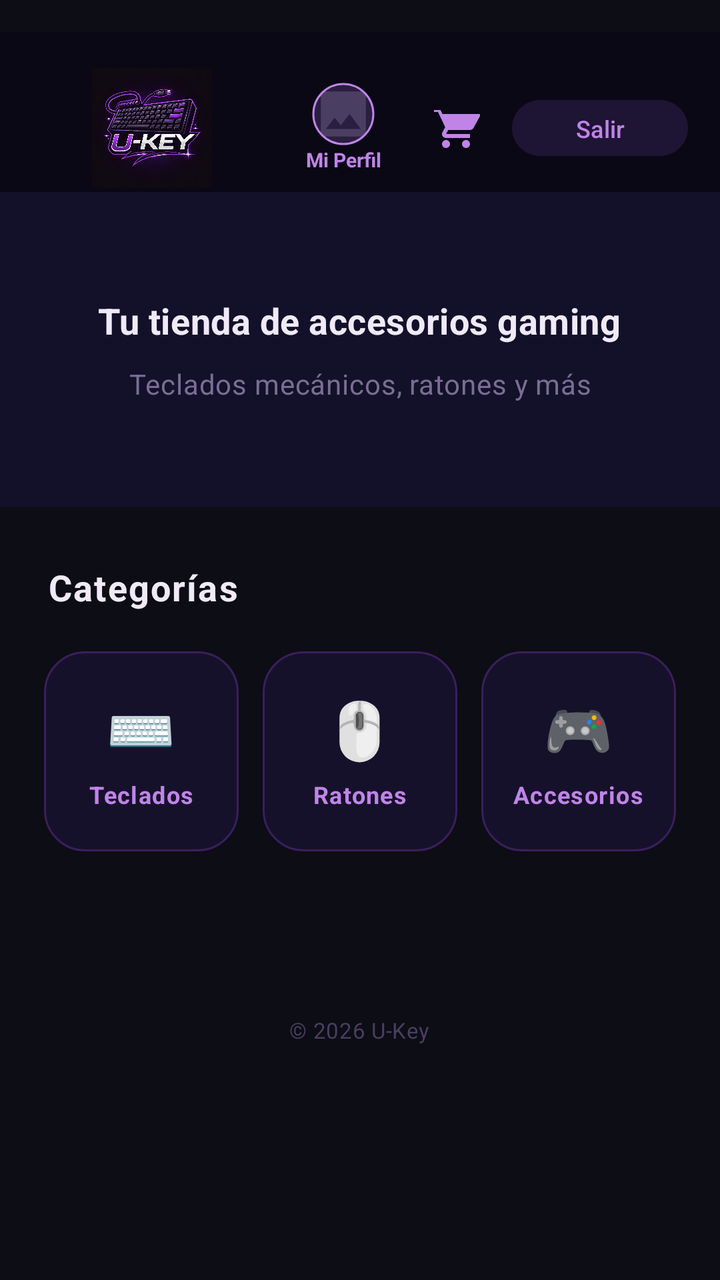
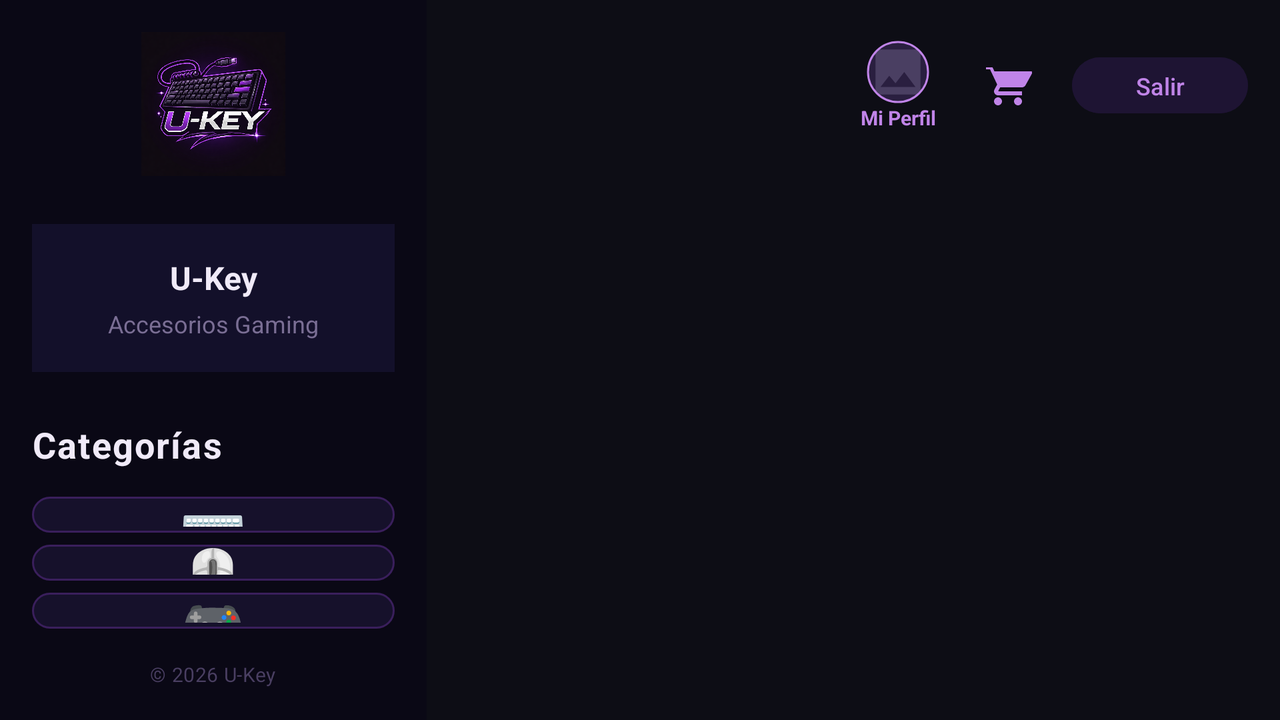

The same Android screen from two of the app's own layout files: first res/layout/ as a phone draws it, then the repository's variant for another configuration, drawn on a device whose configuration selects that folder. Both files follow.
<!-- AndroidManifest.xml: activity theme Theme.LoginLayout -->
<!-- res/layout/activity_home.xml -->
<?xml version="1.0" encoding="utf-8"?>
<ScrollView
    xmlns:android="http://schemas.android.com/apk/res/android"
    xmlns:app="http://schemas.android.com/apk/res-auto"
    android:layout_width="match_parent"
    android:layout_height="match_parent"
    android:background="#0D0D15">

    <LinearLayout
        android:layout_width="match_parent"
        android:layout_height="wrap_content"
        android:orientation="vertical">

        
        <LinearLayout
            android:layout_width="match_parent"
            android:layout_height="80dp"
            android:orientation="horizontal"
            android:gravity="center_vertical"
            android:paddingStart="16dp"
            android:paddingEnd="16dp"
            android:paddingTop="16dp"
            android:layout_marginTop="16dp"
            android:background="#0A0815">

            <ImageView
                android:id="@+id/imageViewLogo"
                android:layout_width="120dp"
                android:layout_height="60dp"
                android:src="@drawable/logo_ukey"
                android:contentDescription="Logo U-KEY" />

            <View
                android:layout_width="0dp"
                android:layout_height="0dp"
                android:layout_weight="1" />

            
            <LinearLayout
                android:id="@+id/btnPerfil"
                android:layout_width="wrap_content"
                android:layout_height="wrap_content"
                android:orientation="vertical"
                android:gravity="center"
                android:clickable="true"
                android:focusable="true"
                android:background="?attr/selectableItemBackgroundBorderless"
                android:padding="4dp">

                <com.google.android.material.imageview.ShapeableImageView
                    android:id="@+id/ivPerfilMini"
                    android:layout_width="32dp"
                    android:layout_height="32dp"
                    android:src="@drawable/ic_producto_placeholder"
                    android:scaleType="centerCrop"
                    app:shapeAppearanceOverlay="@style/CircleImage"
                    android:padding="1dp"
                    app:strokeColor="#C084E8"
                    app:strokeWidth="1dp" />

                <TextView
                    android:layout_width="wrap_content"
                    android:layout_height="wrap_content"
                    android:text="Mi Perfil"
                    android:textColor="#C084E8"
                    android:textSize="10sp"
                    android:textStyle="bold" />
            </LinearLayout>

            <View
                android:layout_width="0dp"
                android:layout_height="0dp"
                android:layout_weight="1" />

            
            <FrameLayout
                android:layout_width="wrap_content"
                android:layout_height="wrap_content"
                android:layout_marginEnd="8dp">

                <ImageButton
                    android:id="@+id/btnCarrito"
                    android:layout_width="40dp"
                    android:layout_height="40dp"
                    android:src="@drawable/ic_cart"
                    android:background="?attr/selectableItemBackgroundBorderless"
                    android:contentDescription="Ir al carrito" />

                <TextView
                    android:id="@+id/tvCarritoBadge"
                    android:layout_width="18dp"
                    android:layout_height="18dp"
                    android:layout_gravity="top|end"
                    android:background="@drawable/badge_background"
                    android:gravity="center"
                    android:text="0"
                    android:textColor="#FFFFFF"
                    android:textSize="10sp"
                    android:textStyle="bold"
                    android:visibility="gone" />
            </FrameLayout>

            <Button
                android:id="@+id/btnCerrarSesion"
                android:layout_width="wrap_content"
                android:layout_height="36dp"
                android:text="Salir"
                android:textSize="12sp"
                android:textColor="#C084E8"
                android:backgroundTint="#1E1433"
                android:stateListAnimator="@null" />

        </LinearLayout>

        
        <LinearLayout
            android:layout_width="match_parent"
            android:layout_height="wrap_content"
            android:orientation="vertical"
            android:gravity="center"
            android:paddingTop="52dp"
            android:paddingBottom="52dp"
            android:paddingStart="32dp"
            android:paddingEnd="32dp"
            android:background="#13102A">

            <TextView
                android:layout_width="wrap_content"
                android:layout_height="wrap_content"
                android:text="Tu tienda de accesorios gaming"
                android:textColor="#F0EAF8"
                android:textSize="18sp"
                android:textStyle="bold"
                android:letterSpacing="0.01"
                android:gravity="center"
                android:maxLines="1" />

            <TextView
                android:layout_width="wrap_content"
                android:layout_height="wrap_content"
                android:text="Teclados mecánicos, ratones y más"
                android:textColor="#7A6E94"
                android:textSize="14sp"
                android:letterSpacing="0.02"
                android:layout_marginTop="10dp"
                android:gravity="center" />

        </LinearLayout>

        
        <TextView
            android:layout_width="wrap_content"
            android:layout_height="wrap_content"
            android:text="Categorías"
            android:textColor="#F0EAF8"
            android:textSize="18sp"
            android:textStyle="bold"
            android:letterSpacing="0.04"
            android:layout_marginStart="24dp"
            android:layout_marginTop="28dp"
            android:layout_marginBottom="14dp" />

        
        <LinearLayout
            android:layout_width="match_parent"
            android:layout_height="wrap_content"
            android:orientation="horizontal"
            android:paddingStart="16dp"
            android:paddingEnd="16dp"
            android:weightSum="3">

            
            <LinearLayout
                android:id="@+id/categoryTeclados"
                android:layout_width="0dp"
                android:layout_height="100dp"
                android:layout_weight="1"
                android:layout_margin="6dp"
                android:orientation="vertical"
                android:gravity="center"
                android:background="@drawable/card_background"
                android:clickable="true"
                android:focusable="true"
                android:foreground="?attr/selectableItemBackgroundBorderless">

                <TextView
                    android:layout_width="wrap_content"
                    android:layout_height="wrap_content"
                    android:text="⌨️"
                    android:textSize="28sp" />

                <TextView
                    android:layout_width="wrap_content"
                    android:layout_height="wrap_content"
                    android:text="Teclados"
                    android:textColor="#C084E8"
                    android:textSize="12sp"
                    android:textStyle="bold"
                    android:letterSpacing="0.04"
                    android:layout_marginTop="6dp" />

            </LinearLayout>

            
            <LinearLayout
                android:id="@+id/categoryRatones"
                android:layout_width="0dp"
                android:layout_height="100dp"
                android:layout_weight="1"
                android:layout_margin="6dp"
                android:orientation="vertical"
                android:gravity="center"
                android:background="@drawable/card_background"
                android:clickable="true"
                android:focusable="true"
                android:foreground="?attr/selectableItemBackgroundBorderless">

                <TextView
                    android:layout_width="wrap_content"
                    android:layout_height="wrap_content"
                    android:text="🖱️"
                    android:textSize="28sp" />

                <TextView
                    android:layout_width="wrap_content"
                    android:layout_height="wrap_content"
                    android:text="Ratones"
                    android:textColor="#C084E8"
                    android:textSize="12sp"
                    android:textStyle="bold"
                    android:letterSpacing="0.04"
                    android:layout_marginTop="6dp" />

            </LinearLayout>

            
            <LinearLayout
                android:id="@+id/categoryAccesorios"
                android:layout_width="0dp"
                android:layout_height="100dp"
                android:layout_weight="1"
                android:layout_margin="6dp"
                android:orientation="vertical"
                android:gravity="center"
                android:background="@drawable/card_background"
                android:clickable="true"
                android:focusable="true"
                android:foreground="?attr/selectableItemBackgroundBorderless">

                <TextView
                    android:layout_width="wrap_content"
                    android:layout_height="wrap_content"
                    android:text="🎮"
                    android:textSize="28sp" />

                <TextView
                    android:layout_width="wrap_content"
                    android:layout_height="wrap_content"
                    android:text="Accesorios"
                    android:textColor="#C084E8"
                    android:textSize="12sp"
                    android:textStyle="bold"
                    android:letterSpacing="0.04"
                    android:layout_marginTop="6dp" />

            </LinearLayout>

        </LinearLayout>

        
        <FrameLayout
            android:id="@+id/fragmentContainer"
            android:layout_width="match_parent"
            android:layout_height="wrap_content"
            android:layout_marginTop="28dp" />

        
        <TextView
            android:layout_width="wrap_content"
            android:layout_height="wrap_content"
            android:text="© 2026 U-Key"
            android:textColor="#4A3F62"
            android:textSize="11sp"
            android:letterSpacing="0.02"
            android:gravity="center"
            android:layout_gravity="center"
            android:layout_marginTop="48dp"
            android:layout_marginBottom="28dp" />

    </LinearLayout>

</ScrollView>
<!-- resources referenced by this layout -->
<resources>
  <!-- drawable badge_background (drawable) -->
  <?xml version="1.0" encoding="utf-8"?>
  <shape xmlns:android="http://schemas.android.com/apk/res/android"
      android:shape="oval">
      <solid android:color="#FF4081" />
      <size
          android:width="18dp"
          android:height="18dp" />
  </shape>
  <!-- drawable card_background (drawable) -->
  <?xml version="1.0" encoding="utf-8"?>
  <shape xmlns:android="http://schemas.android.com/apk/res/android">
      <solid android:color="#16112B" />
      <corners android:radius="20dp" />
      <stroke android:width="1dp" android:color="#3A1F5C" />
  </shape>
  <!-- drawable ic_cart (drawable) -->
  <?xml version="1.0" encoding="utf-8"?>
  <vector xmlns:android="http://schemas.android.com/apk/res/android"
      android:width="24dp"
      android:height="24dp"
      android:viewportWidth="24"
      android:viewportHeight="24">
      <path
          android:fillColor="#C084E8"
          android:pathData="M7,18c-1.1,0 -1.99,0.9 -1.99,2S5.9,22 7,22s2,-0.9 2,-2S8.1,18 7,18zM1,2v2h2l3.6,7.59 -1.35,2.45C5.1,14.32 5,14.65 5,15c0,1.1 0.9,2 2,2h12v-2H7.42c-0.14,0 -0.25,-0.11 -0.25,-0.25l0.03,-0.12 0.9,-1.63H19c0.75,0 1.41,-0.41 1.75,-1.03l3.58,-6.49C24.42,5.5 24.04,5 23.5,5H5.21l-0.94,-2H1zM17,18c-1.1,0 -1.99,0.9 -1.99,2S15.9,22 17,22s2,-0.9 2,-2S18.1,18 17,18z" />
  </vector>
  <!-- drawable ic_producto_placeholder (drawable) -->
  <?xml version="1.0" encoding="utf-8"?>
  <vector xmlns:android="http://schemas.android.com/apk/res/android"
      android:width="60dp"
      android:height="60dp"
      android:viewportWidth="24"
      android:viewportHeight="24">
      <path
          android:fillColor="#2A1F40"
          android:pathData="M0,0h24v24H0z"/>
      <path
          android:fillColor="#4A3F62"
          android:pathData="M21,19V5c0,-1.1 -0.9,-2 -2,-2H5c-1.1,0 -2,0.9 -2,2v14c0,1.1 0.9,2 2,2h14c1.1,0 2,-0.9 2,-2zM8.5,13.5l2.5,3.01L14.5,12l4.5,6H5l3.5,-4.5z"/>
  </vector>
  <!-- drawable logo_ukey: png bitmap (drawable, 758951 bytes) -->
  <style name="CircleImage">
          <item name="cornerSize">50%</item>
      </style>
  <style name="Theme.LoginLayout" parent="Theme.Material3.Dark.NoActionBar">
          <item name="colorPrimary">#A020F0</item>
          <item name="colorOnPrimary">#FFFFFF</item>
          <item name="colorSurface">#0D0D15</item>
          <item name="colorOnSurface">#FFFFFF</item>
          <item name="textInputStyle">@style/Widget.Material3.TextInputLayout.OutlinedBox</item>
      </style>
</resources>
<!-- res/layout-land/activity_home.xml (the repository's variant of the layout above) -->
<!-- drawn on the phone turned sideways -->
<?xml version="1.0" encoding="utf-8"?>
<LinearLayout xmlns:android="http://schemas.android.com/apk/res/android"
    xmlns:app="http://schemas.android.com/apk/res-auto"
    android:layout_width="match_parent"
    android:layout_height="match_parent"
    android:orientation="horizontal"
    android:background="#0D0D15">

    
    <LinearLayout
        android:layout_width="0dp"
        android:layout_height="match_parent"
        android:layout_weight="1"
        android:minWidth="280dp"
        android:orientation="vertical"
        android:background="#0A0815"
        android:padding="16dp">

        
        <ImageView
            android:id="@+id/imageViewLogo"
            android:layout_width="140dp"
            android:layout_height="72dp"
            android:src="@drawable/logo_ukey"
            android:contentDescription="Logo U-KEY"
            android:layout_gravity="center"
            android:layout_marginBottom="24dp" />

        
        <LinearLayout
            android:layout_width="match_parent"
            android:layout_height="wrap_content"
            android:orientation="vertical"
            android:gravity="center"
            android:paddingTop="16dp"
            android:paddingBottom="16dp"
            android:background="#13102A"
            android:layout_marginBottom="24dp">

            <TextView
                android:layout_width="wrap_content"
                android:layout_height="wrap_content"
                android:text="U-Key"
                android:textColor="#F0EAF8"
                android:textSize="16sp"
                android:textStyle="bold"
                android:gravity="center" />

            <TextView
                android:layout_width="wrap_content"
                android:layout_height="wrap_content"
                android:text="Accesorios Gaming"
                android:textColor="#7A6E94"
                android:textSize="12sp"
                android:layout_marginTop="4dp"
                android:gravity="center" />

        </LinearLayout>

        
        <TextView
            android:layout_width="wrap_content"
            android:layout_height="wrap_content"
            android:text="Categorías"
            android:textColor="#F0EAF8"
            android:textSize="18sp"
            android:textStyle="bold"
            android:letterSpacing="0.04"
            android:layout_marginBottom="14dp" />

        
        <LinearLayout
            android:layout_width="match_parent"
            android:layout_height="0dp"
            android:layout_weight="1"
            android:orientation="vertical"
            android:weightSum="3">

            
            <LinearLayout
                android:id="@+id/categoryTeclados"
                android:layout_width="match_parent"
                android:layout_height="0dp"
                android:layout_weight="1"
                android:layout_marginBottom="6dp"
                android:orientation="vertical"
                android:gravity="center"
                android:background="@drawable/card_background"
                android:clickable="true"
                android:focusable="true"
                android:foreground="?attr/selectableItemBackgroundBorderless">

                <TextView
                    android:layout_width="wrap_content"
                    android:layout_height="wrap_content"
                    android:text="⌨️"
                    android:textSize="28sp" />

                <TextView
                    android:layout_width="wrap_content"
                    android:layout_height="wrap_content"
                    android:text="Teclados"
                    android:textColor="#C084E8"
                    android:textSize="12sp"
                    android:textStyle="bold"
                    android:letterSpacing="0.04"
                    android:layout_marginTop="6dp" />

            </LinearLayout>

            
            <LinearLayout
                android:id="@+id/categoryRatones"
                android:layout_width="match_parent"
                android:layout_height="0dp"
                android:layout_weight="1"
                android:layout_marginBottom="6dp"
                android:orientation="vertical"
                android:gravity="center"
                android:background="@drawable/card_background"
                android:clickable="true"
                android:focusable="true"
                android:foreground="?attr/selectableItemBackgroundBorderless">

                <TextView
                    android:layout_width="wrap_content"
                    android:layout_height="wrap_content"
                    android:text="🖱️"
                    android:textSize="28sp" />

                <TextView
                    android:layout_width="wrap_content"
                    android:layout_height="wrap_content"
                    android:text="Ratones"
                    android:textColor="#C084E8"
                    android:textSize="12sp"
                    android:textStyle="bold"
                    android:letterSpacing="0.04"
                    android:layout_marginTop="6dp" />

            </LinearLayout>

            
            <LinearLayout
                android:id="@+id/categoryAccesorios"
                android:layout_width="match_parent"
                android:layout_height="0dp"
                android:layout_weight="1"
                android:orientation="vertical"
                android:gravity="center"
                android:background="@drawable/card_background"
                android:clickable="true"
                android:focusable="true"
                android:foreground="?attr/selectableItemBackgroundBorderless">

                <TextView
                    android:layout_width="wrap_content"
                    android:layout_height="wrap_content"
                    android:text="🎮"
                    android:textSize="28sp" />

                <TextView
                    android:layout_width="wrap_content"
                    android:layout_height="wrap_content"
                    android:text="Accesorios"
                    android:textColor="#C084E8"
                    android:textSize="12sp"
                    android:textStyle="bold"
                    android:letterSpacing="0.04"
                    android:layout_marginTop="6dp" />

            </LinearLayout>

        </LinearLayout>

        
        <TextView
            android:layout_width="wrap_content"
            android:layout_height="wrap_content"
            android:text="© 2026 U-Key"
            android:textColor="#4A3F62"
            android:textSize="10sp"
            android:letterSpacing="0.02"
            android:gravity="center"
            android:layout_gravity="center"
            android:layout_marginTop="16dp" />

    </LinearLayout>

    
    <LinearLayout
        android:layout_width="0dp"
        android:layout_height="match_parent"
        android:layout_weight="2"
        android:orientation="vertical"
        android:background="#0D0D15"
        android:padding="16dp">

        
        <LinearLayout
            android:layout_width="match_parent"
            android:layout_height="wrap_content"
            android:orientation="horizontal"
            android:gravity="end|center_vertical"
            android:paddingBottom="16dp">

            
            <LinearLayout
                android:id="@+id/btnPerfil"
                android:layout_width="wrap_content"
                android:layout_height="wrap_content"
                android:orientation="vertical"
                android:gravity="center"
                android:clickable="true"
                android:focusable="true"
                android:background="?attr/selectableItemBackgroundBorderless"
                android:padding="4dp"
                android:layout_marginEnd="12dp">

                <com.google.android.material.imageview.ShapeableImageView
                    android:id="@+id/ivPerfilMini"
                    android:layout_width="32dp"
                    android:layout_height="32dp"
                    android:src="@drawable/ic_producto_placeholder"
                    android:scaleType="centerCrop"
                    app:shapeAppearanceOverlay="@style/CircleImage"
                    android:padding="1dp"
                    app:strokeColor="#C084E8"
                    app:strokeWidth="1dp" />

                <TextView
                    android:layout_width="wrap_content"
                    android:layout_height="wrap_content"
                    android:text="Mi Perfil"
                    android:textColor="#C084E8"
                    android:textSize="10sp"
                    android:textStyle="bold" />
            </LinearLayout>

            
            <FrameLayout
                android:layout_width="wrap_content"
                android:layout_height="wrap_content"
                android:layout_marginEnd="12dp">

                <ImageButton
                    android:id="@+id/btnCarrito"
                    android:layout_width="40dp"
                    android:layout_height="40dp"
                    android:src="@drawable/ic_cart"
                    android:background="?attr/selectableItemBackgroundBorderless"
                    android:contentDescription="Ir al carrito" />

                <TextView
                    android:id="@+id/tvCarritoBadge"
                    android:layout_width="18dp"
                    android:layout_height="18dp"
                    android:layout_gravity="top|end"
                    android:background="@drawable/badge_background"
                    android:gravity="center"
                    android:text="0"
                    android:textColor="#FFFFFF"
                    android:textSize="10sp"
                    android:textStyle="bold"
                    android:visibility="gone" />
            </FrameLayout>

            <Button
                android:id="@+id/btnCerrarSesion"
                android:layout_width="wrap_content"
                android:layout_height="36dp"
                android:text="Salir"
                android:textSize="12sp"
                android:textColor="#C084E8"
                android:backgroundTint="#1E1433"
                android:stateListAnimator="@null" />

        </LinearLayout>

        
        <FrameLayout
            android:id="@+id/fragmentContainer"
            android:layout_width="match_parent"
            android:layout_height="0dp"
            android:layout_weight="1" />

    </LinearLayout>

</LinearLayout>
